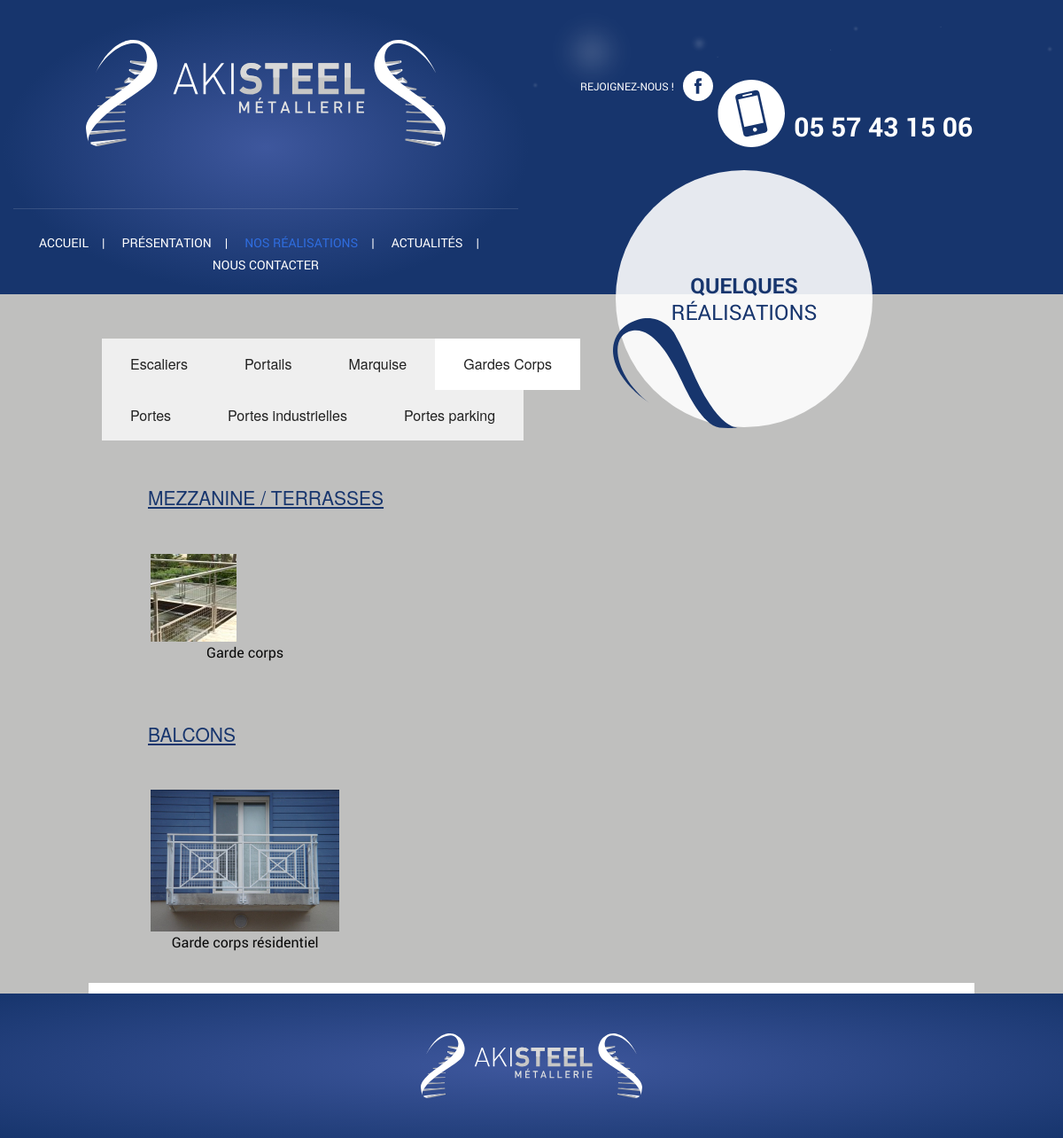
Before: /realisations.php?nc=108 with the older database file.
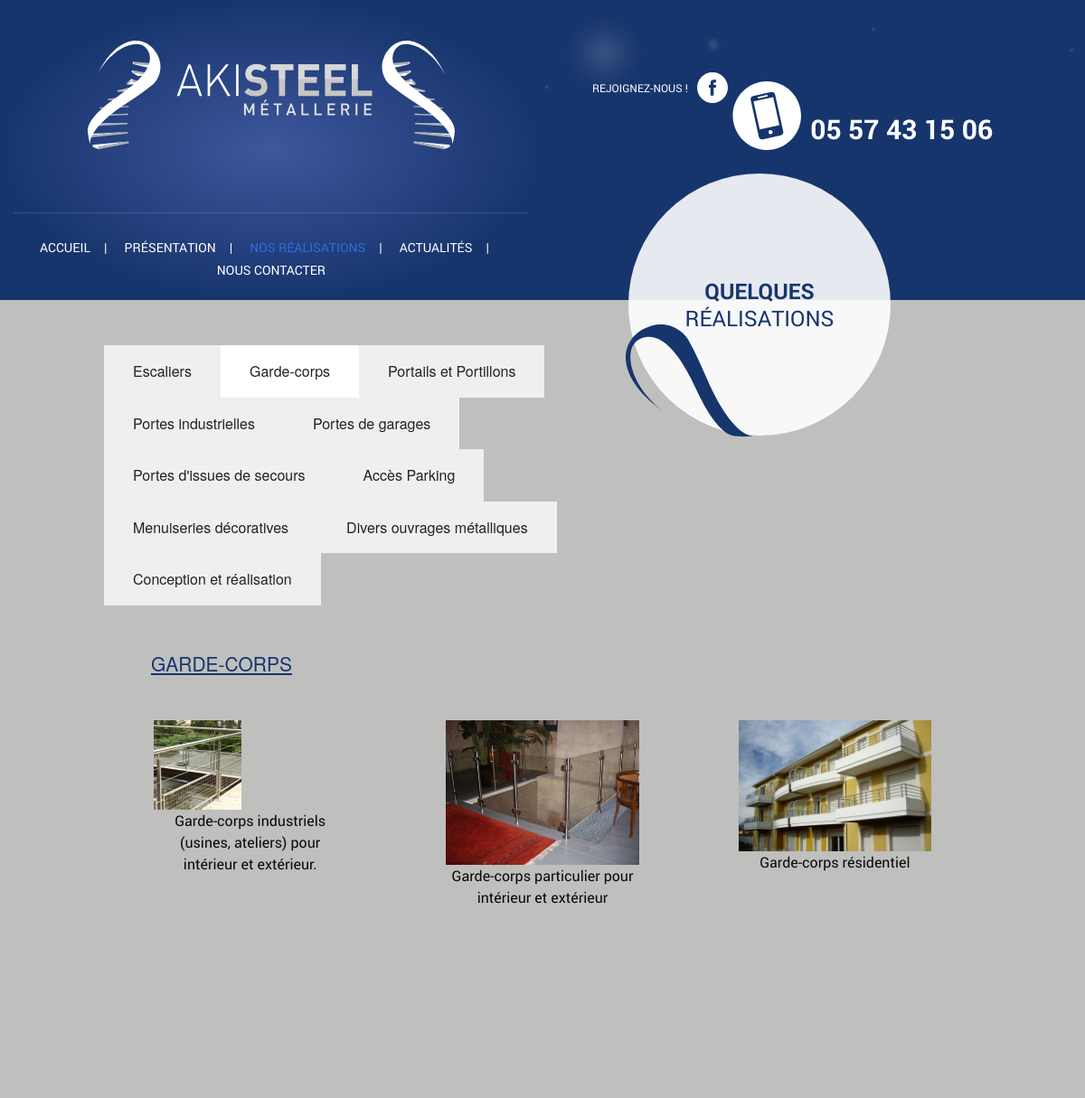
After: the same page with the newer database file.
### tables this page shows
CREATE TABLE `catproduct` (
  `id` int(10) unsigned NOT NULL AUTO_INCREMENT,
  `id_parent` int(11) NOT NULL,
  `nom` varchar(50) NOT NULL,
  `image` varchar(50) NOT NULL,
  `ordre_affichage` int(11) NOT NULL DEFAULT '1',
  PRIMARY KEY (`id`)
);

CREATE TABLE `product` (
  `id` int(10) unsigned NOT NULL AUTO_INCREMENT,
  `id_categorie` int(11) NOT NULL,
  `nom` varchar(100) NOT NULL,
  `description` text NOT NULL,
  `fichier_pdf` varchar(100) NOT NULL,
  `online` enum('0','1') NOT NULL DEFAULT '0',
  PRIMARY KEY (`id`)
);

CREATE TABLE `product_image` (
  `num_image` int(11) NOT NULL AUTO_INCREMENT,
  `num_produit` int(11) NOT NULL,
  `fichier` varchar(100) NOT NULL,
  `defaut` enum('oui','non') NOT NULL DEFAULT 'non',
  PRIMARY KEY (`num_image`)
);

### admin/classes/StorageManager.php (called while the page is built, shortened)
<?php
class StorageManager{
	protected function dbConnect() {
		try {
			$this->mysqli = new mysqli ( DBHOST, DBUSER, DBPASSWD, DBNAME ) ;
		} catch (Exception $e) {
			throw new Exception("Erreur Connexion DB ". $e->getMessage());
		}
	}
}
?>

### admin/classes/Categorie.php (called while the page is built, shortened)
<?php
require_once("StorageManager.php");
class Categorie extends StorageManager {
	public function load( $id, $debug=false ){
		$new_array = null;
		$requete = "SELECT * FROM `catproduct` WHERE id = " . $id ;
		$result = mysqli_query( $this->mysqli, $requete );
		while( $row = mysqli_fetch_assoc( $result ) ) {
			$new_array[] = $row;
		}
		return $new_array;
	}
	public function getListe( $tab=array(), $debug=false ) {
		$champ_souhaite = ( $tab[ "champ" ] != '' ) ? $tab[ "champ" ] : "*";
		$requete = "SELECT " . $champ_souhaite . " FROM `catproduct`";
		if ( $tab[ "where" ] == '' ) {
			$requete .= " WHERE id > 0";
			if ( !empty( $tab ) ) {
				foreach( $tab as $champ => $val ) {
					if ( $champ != "champ" && $champ != "order_by" && $champ != "sens" )
						$requete .= " AND " . $champ . " = '" . addslashes( $val ) . "'";
				}
			}
			$order_by = ( $tab[ "order_by" ] != "" ) ? $tab[ "order_by" ] : "ordre_affichage";
			$sens = ( $tab[ "sens" ] != "" ) ? $tab[ "sens" ] : "ASC";
			$requete .= " ORDER BY " . $order_by . " " . $sens;
		}
		else $requete .= $tab[ "where" ];
		$result = mysqli_query( $this->mysqli, $requete );
		while( $row = mysqli_fetch_assoc( $result ) ) {
			$new_array[] = $row;
		}
		return $new_array;
	}
}

### admin/classes/Produit.php (called while the page is built, shortened)
<?php
require_once("StorageManager.php");
require_once("Categorie.php");
class Produit extends StorageManager {
	public function getListe( $tab=array(), $debug=false ) {
		$champ_souhaite = ( $tab[ "champ" ] != '' ) ? $tab[ "champ" ] : "*";
		$requete = "SELECT " . $champ_souhaite . " FROM `product`";
		if ( $tab[ "where" ] == '' ) {
			$requete .= " WHERE id > 0";
			if ( !empty( $tab ) ) {
				foreach( $tab as $champ => $val ) {
					if ( $champ != "champ" && $champ != "order_by" && $champ != "sens" )
						$requete .= " AND " . $champ . " = '" . addslashes( $val ) . "'";
				}
			}
			$order_by = ( $tab[ "order_by" ] != "" ) ? $tab[ "order_by" ] : "nom";
			$sens = 	( $tab[ "sens" ] != "" ) ? $tab[ "sens" ] : "ASC";
			$requete .= " ORDER BY " . $order_by . " " . $sens;
		}
		else $requete .= $tab[ "where" ];
		$result = mysqli_query( $this->mysqli, $requete );
		while( $row = mysqli_fetch_assoc( $result ) ) {
			$new_array[] = $row;
		}
		return $new_array;
	}
}

### admin/classes/Produit_image.php (called while the page is built, shortened)
<?php
require_once("StorageManager.php");
class Produit_image extends StorageManager {
	public function getImageDefaut( $num_produit=0, $debug=false ) {
		$requete = "SELECT * FROM `product_image`
			WHERE num_produit = " . intval( $num_produit ) . "
			AND defaut = 'oui'";
		$result = mysqli_query( $this->mysqli, $requete );
		$row = mysqli_fetch_assoc( $result );
		return $row;
	}
}

### realisations.php (the view, shortened to what the changed rows need)
<?
	require $_SERVER[ "DOCUMENT_ROOT" ] . "/admin/classes/Produit.php";
	require $_SERVER[ "DOCUMENT_ROOT" ] . "/admin/classes/Produit_image.php";
	$debug = 			false;
	$categorie = 		new Categorie();
	$produit = 			new Produit();
	$produit_image =	new Produit_image();
	$num_categorie = 	$_GET[ "nc" ];
	$data_categorie = 	$categorie->load( $num_categorie, $debug );
	if ( 1 == 1 ) {
		unset( $recherche );
		$recherche[ "id_parent" ] = 0;
		$recherche[ "order_by" ] = 	"ordre_affichage";
		$liste_categorie = $categorie->getListe( $recherche, $debug );
	}
	if ( !empty( $data_categorie ) ) {
		if ( 1 == 1 ) {
			unset( $recherche );
			$recherche[ "id_parent" ] = $num_categorie;
			$recherche[ "order_by" ] = 	"ordre_affichage";
			$liste_sous_categorie = $categorie->getListe( $recherche, $debug );
		}
		if ( 1 == 1) {
			unset( $recherche );
			$recherche[ "id_categorie" ] = 	$num_categorie;
			$recherche[ "online" ] = 		'1';
			$liste_produit = $produit->getListe( $recherche, $debug );
		}
	}
?>
<!doctype html>
<html class="no-js" lang="fr" dir="ltr">
	<head>
		<? include( $_SERVER[ "DOCUMENT_ROOT" ] . "/inc/meta.php" ); ?>
	</head>
	<body class="realisations">
		<div class="row fullwidth content2">
			<div class="row contenu-realisations">
				<div class="titre3">
    				<div class='large-8 medium-8 small-12 columns'>
    				<?
    				if ( !empty( $liste_categorie ) ) {
    					echo "<ul class='tabs' data-tab>\n";
    					foreach ( $liste_categorie as $_categorie ) {
    						$actif = ( $_categorie[ "id" ] == $num_categorie ) ? "active" : "";
    						echo "<li class='tab-title " . $actif . "'><a href='./realisations.php?nc=" . $_categorie[ "id" ] . "'>" . $_categorie[ "nom" ] . "</a></li>\n";
    					}
    					echo "</ul>\n</div><div class='large-12 columns'>";
    				}
				if ( !empty( $liste_sous_categorie ) ) {
					foreach ( $liste_sous_categorie as $_sous_categorie ) {
						echo "<h3>" . $_sous_categorie[ "nom" ] . "</h3><br>\n";
						if ( 1 == 1) {
							unset( $recherche );
							$recherche[ "id_categorie" ] = 	$_sous_categorie[ "id" ];
							$recherche[ "online" ] = 		'1';
							$__liste_produit = $produit->getListe( $recherche, $debug );
							if ( !empty( $__liste_produit ) ) {
								foreach ( $__liste_produit as $_produit ) {
									$id_produit = 	$_produit[ "id" ];
									$nom = 			$_produit[ "nom" ];
									$image_defaut = $produit_image->getImageDefaut( $id_produit, $debug );
									echo "<div class='large-4 medium-4 small-12 columns'>\n";
									echo "	<figure>\n";
									echo "		<a href='/realisation-detail.php?id=" . $id_produit . "'><img src='/photos/produit/realisation_liste" . $image_defaut[ "fichier" ] . "' title='" . $nom . "' /></a>\n";
									echo "		<figcaption>" . $nom . "</figcaption>\n";
									echo "	</figure>\n";
									echo "</div>\n";
								}
							}
						}
					}
				}
				if ( !empty( $liste_produit ) ) {
					echo "<h3>" . $data_categorie[ 0 ][ "nom" ] . "</h3><br>\n";
					foreach ( $liste_produit as $_produit ) {
						$id_produit = 	$_produit[ "id" ];
						$nom = 			$_produit[ "nom" ];
						$image_defaut = $produit_image->getImageDefaut( $id_produit, $debug );
						echo "<div class='large-4 medium-4 small-12 columns'>\n";
						echo "	<figure>\n";
						echo "		<a href='/realisation-detail.php?id=" . $id_produit . "'><img src='/photos/produit/realisation_liste" . $image_defaut[ "fichier" ] . "' /></a>\n";
						echo "		<figcaption>" . $nom . "</figcaption>\n";
						echo "	</figure>\n";
						echo "</div>\n";
					}
				}
				?>
				</div>
			</div>
		</div>
	</body>
</html>

Changed rows visible on the page:
no longer on this page (row edited): catproduct: nom "Portails"
removed catproduct: nom "Marquise"
no longer on this page (row edited): catproduct: nom "Portes"
removed catproduct: nom "Portes parking"
removed catproduct: nom "MEZZANINE / TERRASSES"
removed product: product_image.fichier (picture), nom "Garde corps", shown under "MEZZANINE / TERRASSES"
removed catproduct: nom "BALCONS", product (product_image.fichier (picture), nom "Garde corps résidentiel")
changed catproduct: nom "Gardes Corps" → "Garde-corps"; nom (not shown) → "GARDE-CORPS"
added catproduct: nom "Portails et Portillons"
added catproduct: nom "Portes de garages"
added catproduct: nom "Portes d'issues de secours"
added catproduct: nom "Accès Parking"
added catproduct: nom "Menuiseries décoratives"
added catproduct: nom "Divers ouvrages métalliques"
added catproduct: nom "Conception et réalisation"
added product: product_image.fichier (picture), nom "Garde-corps industriels (usines, ateliers) pour intérieur et extérieur.", shown under "GARDE-CORPS"
added product: product_image.fichier (picture), nom "Garde-corps particulier pour intérieur et extérieur", shown under "GARDE-CORPS"
now on one of the page's lists (row edited): product: nom "Garde-corps résidentiel"
